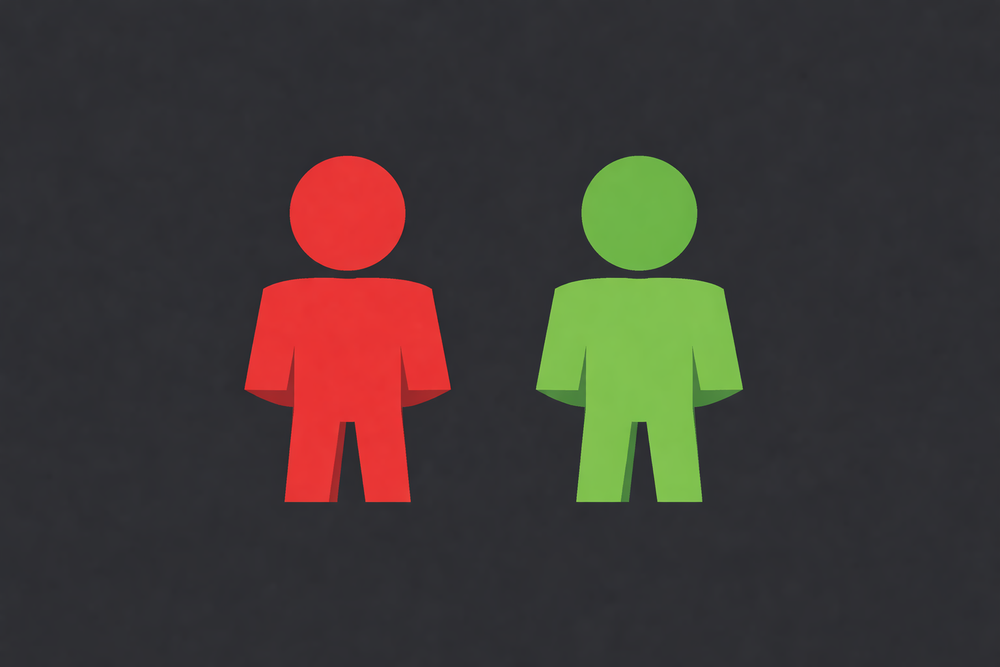
#> input picture Assets/OpenCV_Tests/enemy_ally.png, 1000 x 667 px, shrunk from 1536 x 1024 before the run
$ python detect_enemy_ally.py
#> lines starting #> are read from the running program, lines starting #| are printed output that depends on the picture; after the words box and inside, x2 and y2 are one past the last pixel; in counts of white or black regions, pixels touching at a corner belong together
import cv2
import numpy as np
import os

# ----------------------------
# SETTINGS
# ----------------------------
INPUT_IMAGE = "enemy_ally.png"   # rename your image to this, or change this filename
OUTPUT_DETECTED = "detected_output.png"
OUTPUT_FIX = "fix_output.png"
OUTPUT_FIXPLUS = "fixplus_output.png"

# Safer colours for Fix/Fix+
# OpenCV uses BGR, not RGB
ENEMY_FIX_COLOR = (0, 165, 255)   # orange
ALLY_FIX_COLOR = (255, 255, 0)    # cyan

# Marker settings
MARKER_RADIUS = 20
MARKER_OFFSET_Y = 35  # how far above the top of the box
MIN_CONTOUR_AREA = 500  # ignore tiny blobs/noise


# ----------------------------
# LOAD IMAGE
# ----------------------------
image = cv2.imread(INPUT_IMAGE)
#> image is the input picture: shape (667, 1000, 3); mean B, G, R 53.1, 56.6, 63.4

if image is None:
    print(f"Could not find image: {INPUT_IMAGE}")
    print("Make sure the file is in the same folder as this script.")
    exit()

original = image.copy()
hsv = cv2.cvtColor(image, cv2.COLOR_BGR2HSV)
#> hsv: shape (667, 1000, 3); mean H, S, V 105.2, 44.2, 71.9


# ----------------------------
# COLOUR MASKS
# ----------------------------
# Red needs 2 HSV ranges because hue wraps around
lower_red1 = np.array([0, 80, 80])
upper_red1 = np.array([10, 255, 255])

lower_red2 = np.array([160, 80, 80])
upper_red2 = np.array([179, 255, 255])

red_mask1 = cv2.inRange(hsv, lower_red1, upper_red1)
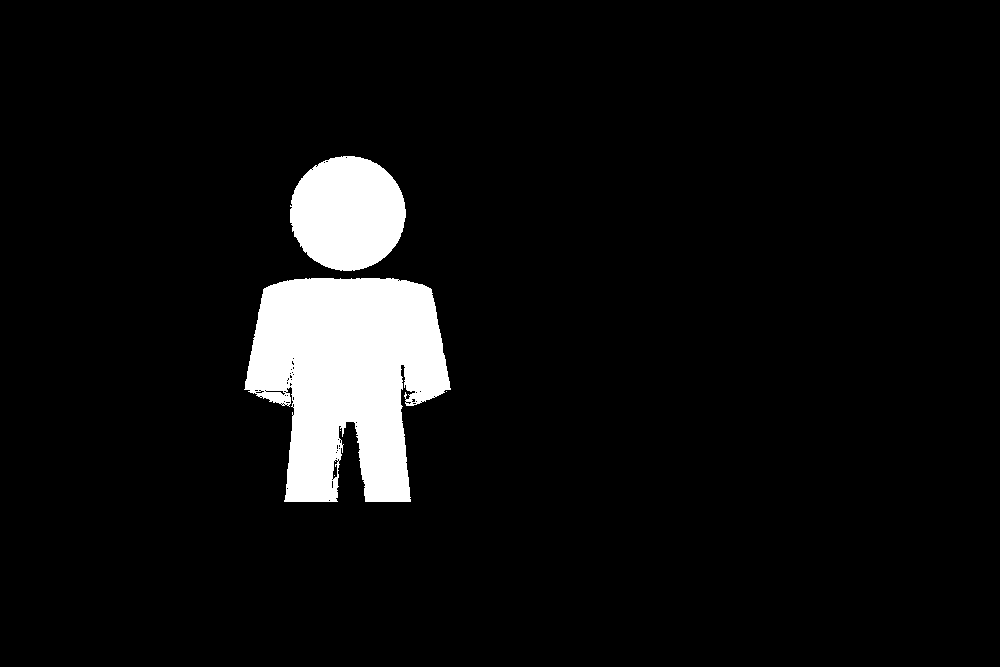
#> red_mask1: shape (667, 1000); 6.4% white; 5 white regions (3 under 20 px), largest, box (x1, y1, x2, y2) and area: (244, 278, 451, 502) 32352, (290, 156, 406, 271) 10415
red_mask2 = cv2.inRange(hsv, lower_red2, upper_red2)
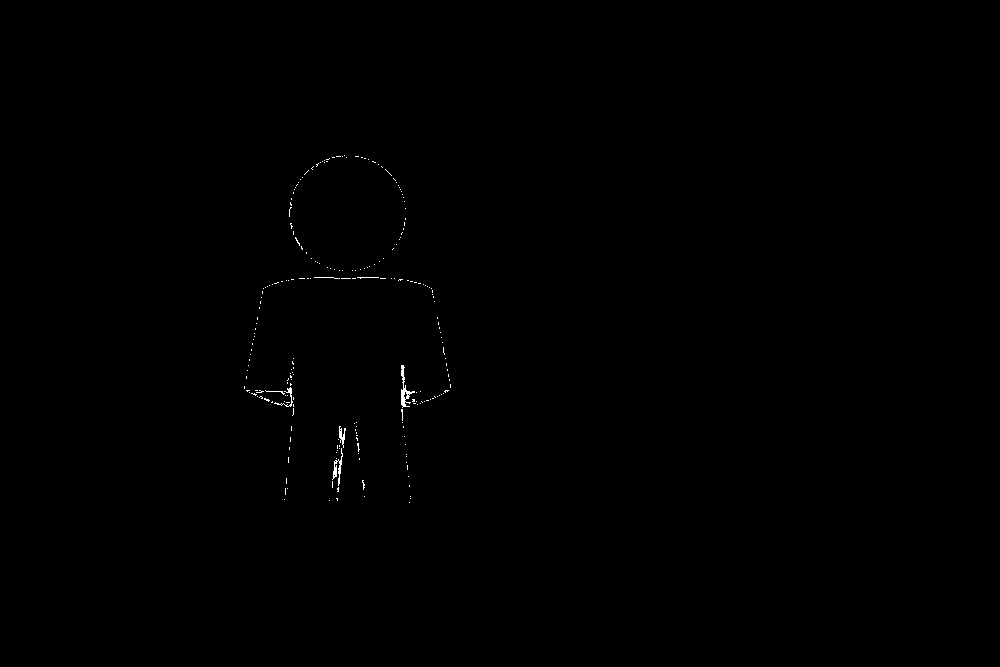
#> red_mask2: shape (667, 1000); 0.17% white in thin lines or dots, all inside (x1, y1, x2, y2) = (244, 155, 451, 503)
red_mask = cv2.bitwise_or(red_mask1, red_mask2)
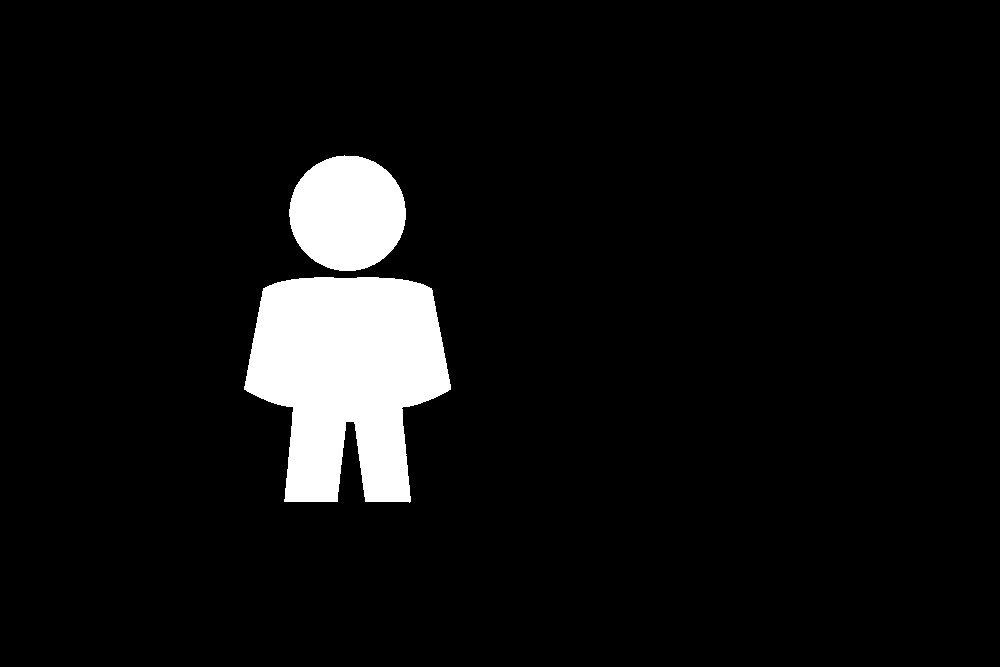
#> red_mask: shape (667, 1000); 6.6% white; 2 white regions, box (x1, y1, x2, y2) and area: (244, 277, 451, 503) 33301, (289, 155, 406, 271) 10578

# Green range
lower_green = np.array([35, 60, 60])
upper_green = np.array([90, 255, 255])
green_mask = cv2.inRange(hsv, lower_green, upper_green)
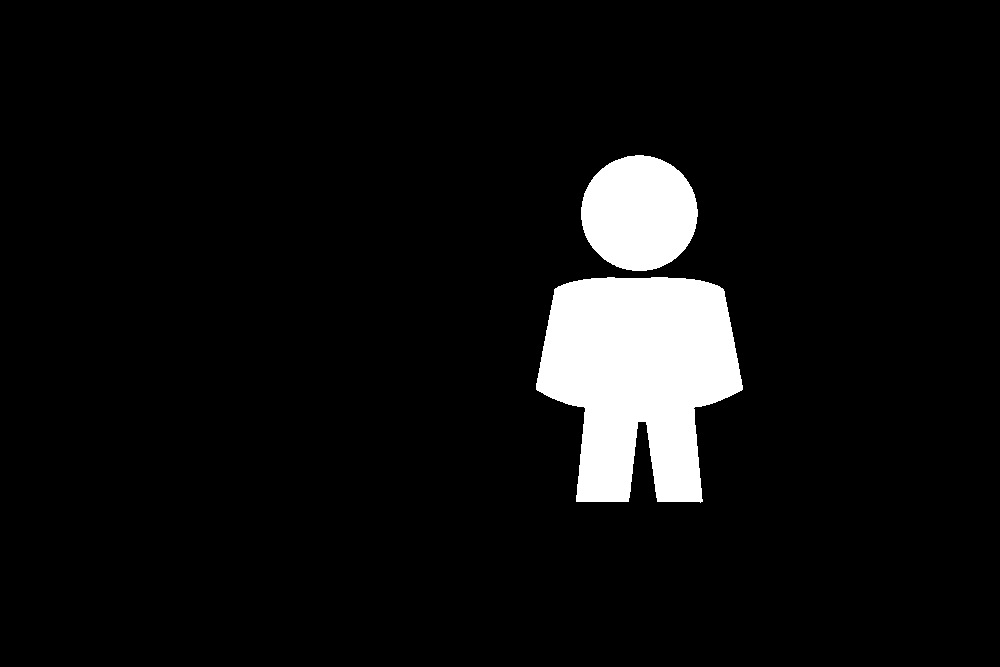
#> green_mask: shape (667, 1000); 6.6% white; 2 white regions, box (x1, y1, x2, y2) and area: (536, 277, 743, 503) 33346, (581, 155, 698, 271) 10599

# Clean up masks a bit
kernel = np.ones((5, 5), np.uint8)
red_mask = cv2.morphologyEx(red_mask, cv2.MORPH_OPEN, kernel)
#> red_mask: shape (667, 1000); 6.6% white; 2 white regions, box (x1, y1, x2, y2) and area: (245, 277, 451, 502) 33292, (289, 156, 406, 271) 10577
red_mask = cv2.morphologyEx(red_mask, cv2.MORPH_CLOSE, kernel)
#> red_mask: shape (667, 1000); 6.6% white; 2 white regions, box (x1, y1, x2, y2) and area: (245, 277, 451, 502) 33293, (289, 156, 406, 271) 10577

green_mask = cv2.morphologyEx(green_mask, cv2.MORPH_OPEN, kernel)
#> green_mask: shape (667, 1000); 6.6% white; 2 white regions, box (x1, y1, x2, y2) and area: (536, 277, 743, 502) 33342, (581, 155, 698, 271) 10599
green_mask = cv2.morphologyEx(green_mask, cv2.MORPH_CLOSE, kernel)
#> green_mask: shape (667, 1000); 6.6% white; 2 white regions


# ----------------------------
# FIND MAIN FIGURE
# ----------------------------
def get_main_blob(mask, name):
#> called with name = 'Enemy'
    contours, _ = cv2.findContours(mask, cv2.RETR_EXTERNAL, cv2.CHAIN_APPROX_SIMPLE)
#> contours = 2 contours; box (x1, y1, x2, y2) and area: (245, 277, 451, 502) 32833, (289, 156, 406, 271) 10413

    valid_contours = [c for c in contours if cv2.contourArea(c) > MIN_CONTOUR_AREA]
#> valid_contours has the same summary as contours

    if not valid_contours:
        print(f"No valid {name} contour found.")
        return None

    largest = max(valid_contours, key=cv2.contourArea)
#> largest = contour of 271 points, box (x1, y1, x2, y2) (245, 277, 451, 502), area 32833
    x, y, w, h = cv2.boundingRect(largest)
#> x = 245; y = 277; w = 206; h = 225
    cx = x + w // 2
#> cx = 348
    cy = y + h // 2
#> cy = 389

    print(f"{name} found:")
    print(f"  x={x}, y={y}, w={w}, h={h}, centre=({cx}, {cy})")
#|   x=245, y=277, w=206, h=225, centre=(348, 389)

    return {
        "contour": largest,
        "x": x,
        "y": y,
        "w": w,
        "h": h,
        "cx": cx,
        "cy": cy
    }


enemy_data = get_main_blob(red_mask, "Enemy")
#> enemy_data = {'contour': contour of 271 points, box (x1, y1, x2, y2) (245, 277, 451, 502), area 32833, 'x': 245, 'y': 277, 'w': 206, 'h': 225, 'cx': 348, 'cy': 389}
ally_data = get_main_blob(green_mask, "Ally")
#> in get_main_blob (call 2), `contours, _ = cv2.findContours(mask, cv2.RETR_EXTERNAL, cv2.CHAIN_APPR..`: contours = 2 contours; box (x1, y1, x2, y2) and area: (536, 277, 743, 502) 32888, (581, 155, 698, 271) 10435
#> in get_main_blob (call 2), `valid_contours = [c for c in contours if cv2.contourArea(c) > MIN_CONT..`: valid_contours has the same summary as contours
#|   x=536, y=277, w=207, h=225, centre=(639, 389)
#> ally_data = {'contour': contour of 270 points, box (x1, y1, x2, y2) (536, 277, 743, 502), area 32888, 'x': 536, 'y': 277, 'w': 207, 'h': 225, 'cx': 639, 'cy': 389}


# ----------------------------
# DRAW DETECTION OUTPUT
# ----------------------------
detected = original.copy()

def draw_detection_info(img, data, box_color, label):
    if data is None:
        return

    x, y, w, h = data["x"], data["y"], data["w"], data["h"]

    # Bounding box
    cv2.rectangle(img, (x, y), (x + w, y + h), box_color, 3)

    # Use estimated head point instead of full-box centre
    head_x = x + w // 2
    head_y = y + int(h * 0.18)

    cv2.circle(img, (head_x, head_y), 6, box_color, -1)

    # Label
    cv2.putText(img, label, (x, y - 10),
                cv2.FONT_HERSHEY_SIMPLEX, 0.7, box_color, 2)


# ----------------------------
# CREATE FIX OUTPUT
# ----------------------------
fix = original.copy()

# Recolour the detected regions
fix[red_mask > 0] = ENEMY_FIX_COLOR
fix[green_mask > 0] = ALLY_FIX_COLOR
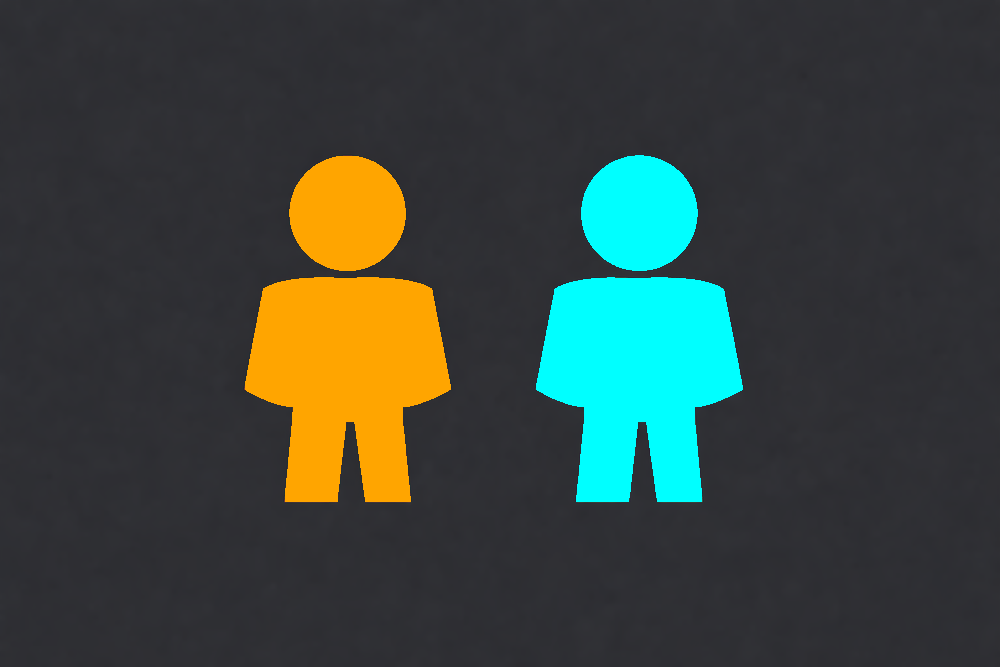
#> fix: shape (667, 1000, 3); mean B, G, R 61.5, 68.5, 57.2

cv2.imwrite(OUTPUT_FIX, fix)


# ----------------------------
# CREATE FIX+ OUTPUT
# ----------------------------
fixplus = fix.copy()

def draw_marker(img, data, fill_color, text_label):
#> called with fill_color = (0, 255, 255), text_label = '!'
    if data is None:
        return

    x, y, w, h = data["x"], data["y"], data["w"], data["h"]
#> x = 245; y = 277; w = 206; h = 225
    cx = data["cx"]
#> cx = 348

    # Place marker above top centre of bounding box
    marker_x = x + w // 2
#> marker_x = 348
    marker_y = y + int(h * 0.42) - 20
#> marker_y = 351

    # Draw filled circle marker
    cv2.circle(img, (marker_x, marker_y), MARKER_RADIUS, fill_color, -1)

    # Black border for visibility
    cv2.circle(img, (marker_x, marker_y), MARKER_RADIUS, (0, 0, 0), 2)

    # Label in the marker
    cv2.putText(img, text_label,
                (marker_x - 8, marker_y + 7),
                cv2.FONT_HERSHEY_SIMPLEX, 0.6, (0, 0, 0), 2)
#> img: shape (667, 1000, 3); mean B, G, R 61.5, 68.5, 57

    # Optional line from marker to figure
    #cv2.line(img, (marker_x, marker_y + MARKER_RADIUS),
             #(marker_x, y), fill_color, 2)

draw_marker(fixplus, enemy_data, (0, 255, 255), "!")
draw_marker(fixplus, ally_data, (255, 255, 0), "+")
#> call 2 of draw_marker, with fill_color = (255, 255, 0), text_label = '+'
#> in draw_marker (call 2), `x, y, w, h = data["x"], data["y"], data["w"], data["h"]`: x = 536; w = 207
#> in draw_marker (call 2), `cx = data["cx"]`: cx = 639
#> in draw_marker (call 2), `cv2.circle(img, (marker_x, marker_y), MARKER_RADIUS, (0, 0, 0), 2)`:
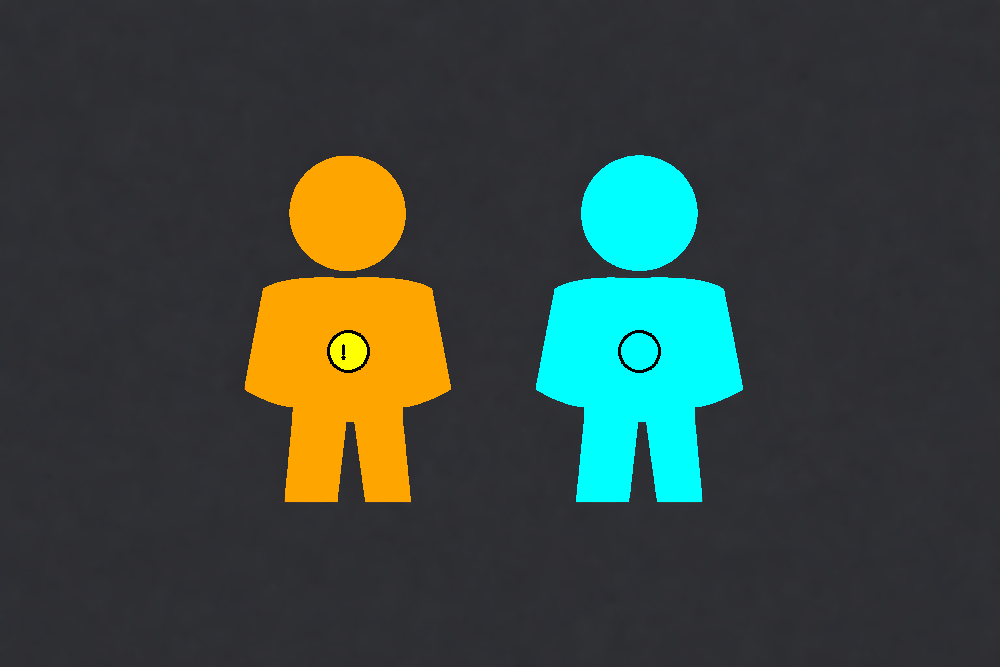
#> img: shape (667, 1000, 3); mean B, G, R 61.3, 68.4, 57
#> in draw_marker (call 2), `cv2.putText(img, text_label, (marker_x - 8, marker_y + 7), cv2.FONT_HE..`: img: shape (667, 1000, 3); 0.01% of pixels changed, all inside (x1, y1, x2, y2) = (632, 346, 646, 360)

cv2.imwrite(OUTPUT_FIXPLUS, fixplus)

print("\nDone.")
print(f"Saved: {OUTPUT_DETECTED}")
print(f"Saved: {OUTPUT_FIX}")
print(f"Saved: {OUTPUT_FIXPLUS}")
